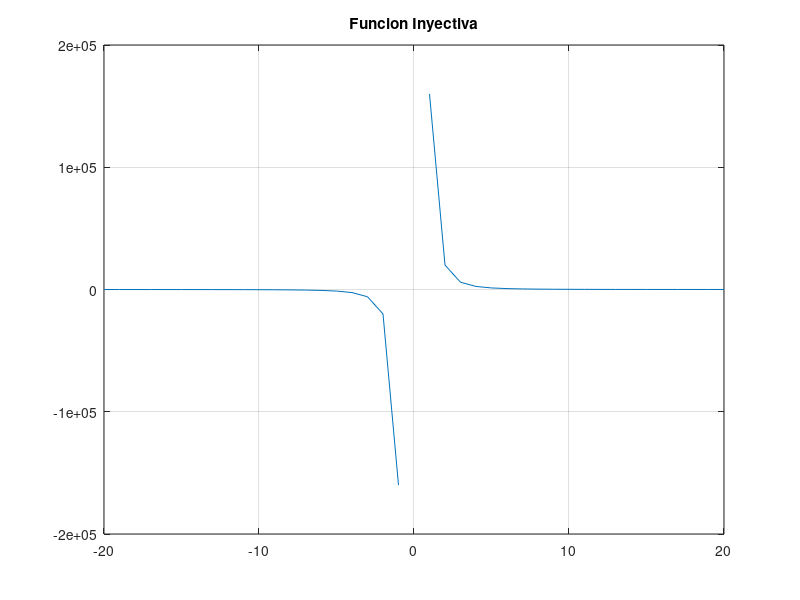

MATLAB code to generate this figure: (Note: this script raises an error after producing the figure.)
%Octave Script
%Title          :Funcion Inyectiva, Sobreyectiva y Biyectiva
%Description    :Script para recordar funciones inyectivas, sobreyectivas y biyectivas
%Author         :Ana Cristina Franco Gonzalez
%Date           :16/11/2021
%Version        :1
%notes          :Requiere aplicacion octave, udsar linea de comandos

clear
%Dominio de x
x=[-20:1:20];

%Funcion a plotear
fx=((x.^4)(+1)./(x.^3));
plot(x, fx)

%marcar el palano cartesiano
hold on 
grid on 
title('Funcion Inyectiva');
dips('Esta funcion es Inyectiva')
dips('por que sobran los elementos negativos')
